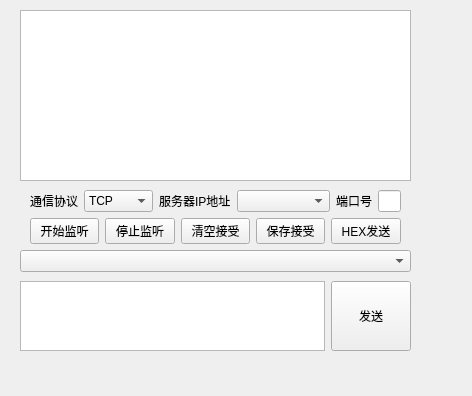
<?xml version="1.0" encoding="UTF-8"?>
<ui version="4.0">
 <class>Widget</class>
 <widget class="QWidget" name="Widget">
  <property name="geometry">
   <rect>
    <x>0</x>
    <y>0</y>
    <width>472</width>
    <height>396</height>
   </rect>
  </property>
  <property name="minimumSize">
   <size>
    <width>150</width>
    <height>0</height>
   </size>
  </property>
  <property name="windowTitle">
   <string>网络调试助手</string>
  </property>
  <property name="windowIcon">
   <iconset theme="QIcon::ThemeIcon::NetworkWireless"/>
  </property>
  <widget class="QWidget" name="layoutWidget">
   <property name="geometry">
    <rect>
     <x>20</x>
     <y>10</y>
     <width>391</width>
     <height>341</height>
    </rect>
   </property>
   <layout class="QVBoxLayout" name="verticalLayoutTotal" stretch="5,0,1,1,0,0,1">
    <item>
     <widget class="QTextEdit" name="textEditRev"/>
    </item>
    <item>
     <spacer name="verticalSpacer">
      <property name="orientation">
       <enum>Qt::Orientation::Vertical</enum>
      </property>
      <property name="sizeType">
       <enum>QSizePolicy::Policy::Fixed</enum>
      </property>
      <property name="sizeHint" stdset="0">
       <size>
        <width>20</width>
        <height>3</height>
       </size>
      </property>
     </spacer>
    </item>
    <item>
     <layout class="QHBoxLayout" name="comboBoxsLayout" stretch="0,2,3,2,4,1,1,0">
      <item>
       <spacer name="horizontalSpacer_2">
        <property name="orientation">
         <enum>Qt::Orientation::Horizontal</enum>
        </property>
        <property name="sizeType">
         <enum>QSizePolicy::Policy::Fixed</enum>
        </property>
        <property name="sizeHint" stdset="0">
         <size>
          <width>10</width>
          <height>20</height>
         </size>
        </property>
       </spacer>
      </item>
      <item>
       <widget class="QLabel" name="label">
        <property name="text">
         <string>通信协议</string>
        </property>
       </widget>
      </item>
      <item>
       <widget class="QComboBox" name="comboBoxProtocol">
        <item>
         <property name="text">
          <string>TCP</string>
         </property>
        </item>
        <item>
         <property name="text">
          <string>UDP</string>
         </property>
        </item>
       </widget>
      </item>
      <item>
       <widget class="QLabel" name="label_2">
        <property name="text">
         <string>服务器IP地址</string>
        </property>
       </widget>
      </item>
      <item>
       <widget class="QComboBox" name="comboBoxServerIP">
        <property name="minimumSize">
         <size>
          <width>90</width>
          <height>0</height>
         </size>
        </property>
       </widget>
      </item>
      <item>
       <widget class="QLabel" name="label_3">
        <property name="text">
         <string>端口号</string>
        </property>
       </widget>
      </item>
      <item>
       <widget class="QLineEdit" name="lineEditPort"/>
      </item>
      <item>
       <spacer name="horizontalSpacer">
        <property name="orientation">
         <enum>Qt::Orientation::Horizontal</enum>
        </property>
        <property name="sizeType">
         <enum>QSizePolicy::Policy::Fixed</enum>
        </property>
        <property name="sizeHint" stdset="0">
         <size>
          <width>10</width>
          <height>20</height>
         </size>
        </property>
       </spacer>
      </item>
     </layout>
    </item>
    <item>
     <layout class="QHBoxLayout" name="btnsLayout">
      <item>
       <spacer name="horizontalSpacer_3">
        <property name="orientation">
         <enum>Qt::Orientation::Horizontal</enum>
        </property>
        <property name="sizeType">
         <enum>QSizePolicy::Policy::Fixed</enum>
        </property>
        <property name="sizeHint" stdset="0">
         <size>
          <width>10</width>
          <height>20</height>
         </size>
        </property>
       </spacer>
      </item>
      <item>
       <widget class="QPushButton" name="btnBeginListen">
        <property name="text">
         <string>开始监听</string>
        </property>
       </widget>
      </item>
      <item>
       <widget class="QPushButton" name="btnStopListen">
        <property name="text">
         <string>停止监听</string>
        </property>
       </widget>
      </item>
      <item>
       <widget class="QPushButton" name="btnClearRev">
        <property name="text">
         <string>清空接受</string>
        </property>
       </widget>
      </item>
      <item>
       <widget class="QPushButton" name="btnSaveRev">
        <property name="text">
         <string>保存接受</string>
        </property>
       </widget>
      </item>
      <item>
       <widget class="QPushButton" name="btnHexSend">
        <property name="text">
         <string>HEX发送</string>
        </property>
       </widget>
      </item>
      <item>
       <spacer name="horizontalSpacer_4">
        <property name="orientation">
         <enum>Qt::Orientation::Horizontal</enum>
        </property>
        <property name="sizeType">
         <enum>QSizePolicy::Policy::Fixed</enum>
        </property>
        <property name="sizeHint" stdset="0">
         <size>
          <width>10</width>
          <height>20</height>
         </size>
        </property>
       </spacer>
      </item>
     </layout>
    </item>
    <item>
     <widget class="MyComboBox" name="comboBoxClient"/>
    </item>
    <item>
     <spacer name="verticalSpacer_2">
      <property name="orientation">
       <enum>Qt::Orientation::Vertical</enum>
      </property>
      <property name="sizeType">
       <enum>QSizePolicy::Policy::Fixed</enum>
      </property>
      <property name="sizeHint" stdset="0">
       <size>
        <width>20</width>
        <height>3</height>
       </size>
      </property>
     </spacer>
    </item>
    <item>
     <layout class="QHBoxLayout" name="horizontalLayoutSend">
      <item>
       <widget class="QTextEdit" name="textEditSend"/>
      </item>
      <item>
       <widget class="QPushButton" name="btnSend">
        <property name="minimumSize">
         <size>
          <width>0</width>
          <height>70</height>
         </size>
        </property>
        <property name="text">
         <string>发送</string>
        </property>
       </widget>
      </item>
     </layout>
    </item>
   </layout>
  </widget>
 </widget>
 <customwidgets>
  <customwidget>
   <class>MyComboBox</class>
   <extends>QComboBox</extends>
   <header location="global">mycombobox.h</header>
  </customwidget>
 </customwidgets>
 <resources/>
 <connections/>
</ui>
